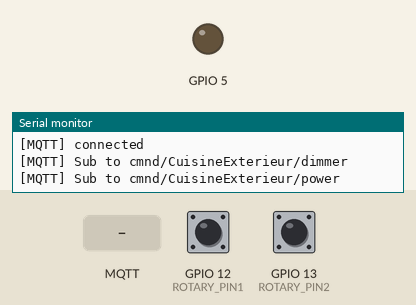
The sketch below on a simulated ESP8266 (NodeMCU). On the bench: output pins drawn as LEDs (lit = HIGH), the last lines printed to the serial monitor. The test bench sets the inputs (shaded band); at power-on: GPIO 12 (ROTARY_PIN1) HIGH, GPIO 13 (ROTARY_PIN2) HIGH. WiFi joins after 1.5 s; servers stay silent unless stated; no MQTT or app messages arrive unless stated.

Above: at 2.8 s.
2.9 s: MQTT message "5" arrives on the first subscribed topic
At 3.8 s:
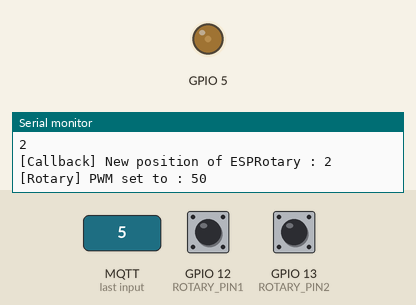
4.4 s: MQTT message "10" arrives on the first subscribed topic
At 5.0 s:
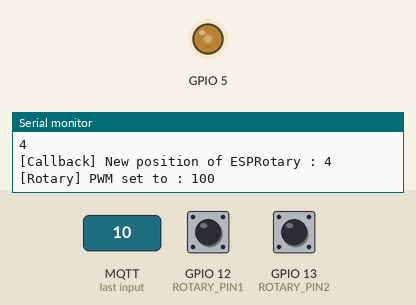
5.9 s: MQTT message "15" arrives on the first subscribed topic
At 7.1 s:
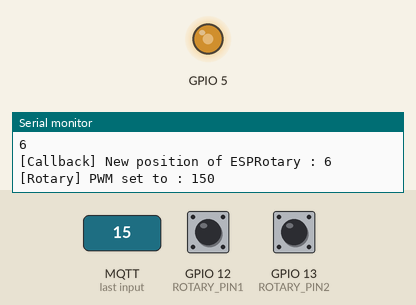
7.4 s: MQTT message "OFF" arrives on the first subscribed topic
At 8.5 s:
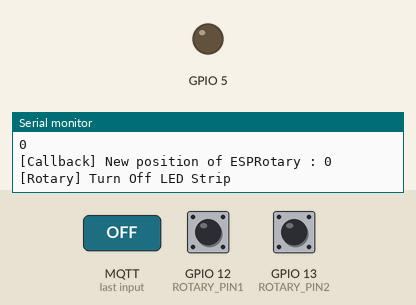
Timing chart, 0 to 9.9 s (numbered marks = the images above; inputs shaded):
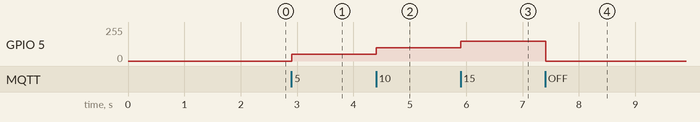

The sketch:

main.ino
```cpp
/////////////////////////////////////////////////////////////////
#include <ESP8266WiFi.h>
#include <PubSubClient.h>
#include "ESPRotary.h";

/////////////////////////////////////////////////////////////////

#define ROTARY_PIN1	12
#define ROTARY_PIN2	13

/////////////////////////////////////////////////////////////////

void showDirection(ESPRotary& r);
void rotate(ESPRotary& r);

/////////////////////////////////////////////////////////////////
WiFiClient mainESP;
PubSubClient MQTT(mainESP);
ESPRotary r = ESPRotary(ROTARY_PIN1, ROTARY_PIN2, 4, 0, 40);

const char *ssid = "TP-Link_1526"; // WiFi SSID
const char *password = "00102698"; // WiFi password
const char *mqtt_server = "192.168.1.25";

int position = 0;
/////////////////////////////////////////////////////////////////

void setup() {
    Serial.begin(115200);
    delay(50);
    pinMode(5, OUTPUT);
    analogWriteFreq(30000);
    Serial.println("\n\nSimple Counter");
    r.setChangedHandler(rotate);

    WiFi.begin(ssid, password);

    int _try = 0;
    while (WiFi.status() != WL_CONNECTED)
    {
        Serial.print("..");
        delay(500);
        _try++;
    }
    Serial.println("\n[WiFi] Connected to the WiFi network");
    Serial.print("[WiFi] IP address: ");
    Serial.println(WiFi.localIP());

    MQTT.setServer(mqtt_server, 1883);
    MQTT.setCallback(callback);

    while (!MQTT.connected())
    {
        Serial.println("[MQTT] Connecting to MQTT...");

        if (MQTT.connect("ESP32Client"))
        {

            Serial.println("[MQTT] connected");
        }
        else
        {

            Serial.print("failed with state ");
            Serial.print(MQTT.state());
            delay(2000);
        }
    }

    Serial.println("[MQTT] Sub to cmnd/CuisineExterieur/dimmer");
    Serial.println("[MQTT] Sub to cmnd/CuisineExterieur/power");
    MQTT.subscribe("cmnd/CuisineExterieur/dimmer");
    MQTT.subscribe("cmnd/CuisineExterieur/power");

}

void loop() {
    r.loop();
    MQTT.loop();
}

/////////////////////////////////////////////////////////////////

// on change
void rotate(ESPRotary& r) {

    char charPos[10];
    int dimmerValue = 0;

    position = 25*r.getPosition();
    dimmerValue = map(position, 0, 1000, 0, 100);

    itoa(dimmerValue, charPos, 10);

    if (position == 0)
    {
        Serial.println("[Rotary] Turn Off LED Strip");
        analogWrite(5, 0);
        MQTT.publish("stat/CuisineExterieur/dimmer", charPos);
        MQTT.publish("stat/CuisineExterieur/power", "OFF");

    }
    else
    {
        // Serial.println(position);
        analogWrite(5, position);
        Serial.print("[Rotary] PWM set to : ");
        Serial.println(position);
        MQTT.publish("stat/CuisineExterieur/dimmer", charPos);
        MQTT.publish("stat/CuisineExterieur/power", "ON");
    }
}

// on left or right rotattion
void showDirection(ESPRotary& r) {
    Serial.println(r.directionToString(r.getDirection()));
}

/////////////////////////////////////////////////////////////////

void callback(char *topic, byte *payload, unsigned int length)
{
    char msg[10];
    char charPos[10];

    int i = 0;
    int newPos = 0;
    int dimmerValue = 0;

    Serial.print("[MQTT Callback] Message arrived in topic: ");
    Serial.println(topic);

    Serial.print("[MQTT Callback] Message : ");
    for (i = 0; i < length; i++)
    {
        Serial.print((char)payload[i]);
        msg[i] = (char)payload[i];
    }
    Serial.println("");

    msg[i] = '\0';

    if (strcmp(topic, "cmnd/CuisineExterieur/dimmer") == 0)
    {
        newPos = map(atoi(msg), 0, 100, 0, 40);

        Serial.println(newPos);

        r.setPositon(newPos);

        Serial.print("[Callback] New position of ESPRotary : ");
        Serial.println(r.getPosition());

    }

    else
    {
        if (strcmp(msg, "OFF") == 0)
        {
            analogWrite(5, 0);
            Serial.println("Light turned off");

            MQTT.publish("stat/CuisineExterieur/power", "OFF");

        }

        else
        {
            analogWrite(5, position);
            Serial.println("Light turned on");
            Serial.print("PWM set to : ");
            Serial.println(position);

            dimmerValue = map(position, 0, 1000, 0, 100);

            itoa(dimmerValue, charPos, 10);
            MQTT.publish("stat/CuisineExterieur/dimmer", charPos);
            MQTT.publish("stat/CuisineExterieur/power", "ON");


        }

    }


}
```

ESPRotary.cpp
```cpp
/////////////////////////////////////////////////////////////////
/*
  ESP8266/Arduino Library for reading rotary encoder values.
  Copyright 2017-2020 Lennart Hennigs.
*/
/////////////////////////////////////////////////////////////////

#include "ESPRotary.h"

/////////////////////////////////////////////////////////////////

ESPRotary::ESPRotary(int pin1, int pin2, int steps_per_click /* = 1 */, int lower_bound /* = -32768 */, int upper_bound /* = 32768 */) {
    this->pin1 = pin1;
    this->pin2 = pin2;
    this->lower_bound = (lower_bound < upper_bound) ? lower_bound : upper_bound;
    this->upper_bound = (lower_bound < upper_bound) ? upper_bound: lower_bound;
    setStepsPerClick(steps_per_click);

    pinMode(pin1, INPUT_PULLUP);
    pinMode(pin2, INPUT_PULLUP);

    loop();
    resetPosition();
    last_read_ms = 0;
}

/////////////////////////////////////////////////////////////////

void ESPRotary::setChangedHandler(CallbackFunction f) {
    change_cb = f;
}

/////////////////////////////////////////////////////////////////

void ESPRotary::setRightRotationHandler(CallbackFunction f) {
    right_cb = f;
}

/////////////////////////////////////////////////////////////////

void ESPRotary::setLeftRotationHandler(CallbackFunction f) {
    left_cb = f;
}

/////////////////////////////////////////////////////////////////

void ESPRotary::resetPosition(int p /* = 0 */) {
    if (p > upper_bound) {
        last_position = upper_bound * steps_per_click;
    }
    else {
        last_position = (lower_bound > p) ? lower_bound * steps_per_click : p;
    }
    position = last_position * steps_per_click;
    direction = 0;
}

/////////////////////////////////////////////////////////////////

void ESPRotary::setStepsPerClick(int steps) {
    steps_per_click = (steps < 1) ? 1 : steps;
}

/////////////////////////////////////////////////////////////////

int ESPRotary::getStepsPerClick() {
    return steps_per_click;
}

/////////////////////////////////////////////////////////////////

byte ESPRotary::getDirection() {
    return direction;
}

/////////////////////////////////////////////////////////////////

String ESPRotary::directionToString(byte direction) {
    if (direction == RE_LEFT) {
        return "LEFT";
    }
    else if (direction == RE_RIGHT) {
        return "RIGHT";
    }
}

/////////////////////////////////////////////////////////////////

int ESPRotary::getPosition() {
    return position / steps_per_click;
}

int ESPRotary::setPositon(int newPos)
{
    position = newPos * steps_per_click;
}

/////////////////////////////////////////////////////////////////

void ESPRotary::loop() {
    int s = state & 3;
    if (digitalRead(pin1)) s |= 4;
    if (digitalRead(pin2)) s |= 8;

    switch (s) {
    case 0: case 5: case 10: case 15:
        break;
    case 1: case 7: case 8: case 14:
        position++; break;
    case 2: case 4: case 11: case 13:
        position--; break;
    case 3: case 12:
        position += 2; break;
    default:
        position -= 2; break;
    }
    state = (s >> 2);

    if (getPosition() >= lower_bound && getPosition() <= upper_bound) {
        if (position != last_position) {
            if (abs(position - last_position) >= steps_per_click) {
                if (position > last_position) {
                    direction = RE_RIGHT;
                    if (right_cb != NULL) right_cb(*this);
                }
                else {
                    direction = RE_LEFT;
                    if (left_cb != NULL) left_cb(*this);
                }
                last_position = position;
                if (change_cb != NULL) change_cb(*this);
            }
        }
    }
    else position = last_position;
}

/////////////////////////////////////////////////////////////////
```

ESPRotary.h
```cpp
/////////////////////////////////////////////////////////////////
/*
  ESP8266/Arduino Library for reading rotary encoder values.
  Copyright 2017 Lennart Hennigs
*/
/////////////////////////////////////////////////////////////////
#pragma once

#ifndef ESPRotary_h
#define ESPRotary_h

/////////////////////////////////////////////////////////////////

#include "Arduino.h"

/////////////////////////////////////////////////////////////////

#define RE_RIGHT            1
#define RE_LEFT             255

/////////////////////////////////////////////////////////////////

class ESPRotary {
 protected:
    int pin1, pin2, position, last_position, steps_per_click, lower_bound, upper_bound;
    unsigned long last_read_ms;
    byte direction;
    byte state;

    typedef void (*CallbackFunction) (ESPRotary&);
    CallbackFunction change_cb = NULL;
    CallbackFunction right_cb = NULL;
    CallbackFunction left_cb = NULL;

 public:
    ESPRotary(int pin1, int pin2, int steps_per_click = 1, int lower_bound = -32768, int upper_bound = 32768);

    int getPosition();
    int setPositon(int NewPos);
    void resetPosition(int p = 0);
    byte getDirection();

    void setStepsPerClick(int steps);
    int getStepsPerClick();

    String directionToString(byte direction);
    void setChangedHandler(CallbackFunction f);
    void setRightRotationHandler(CallbackFunction f);
    void setLeftRotationHandler(CallbackFunction f);

    void loop();
};

/////////////////////////////////////////////////////////////////
#endif
/////////////////////////////////////////////////////////////////
```

Measured:
- after the input at 2.9 s, GPIO 5: 0/255 → 50/255 at once
- after the input at 4.4 s, GPIO 5: 50/255 → 100/255 at once
- after the input at 5.9 s, GPIO 5: 100/255 → 150/255 at once
- after the input at 7.4 s, GPIO 5: 150/255 → 0/255 at once
